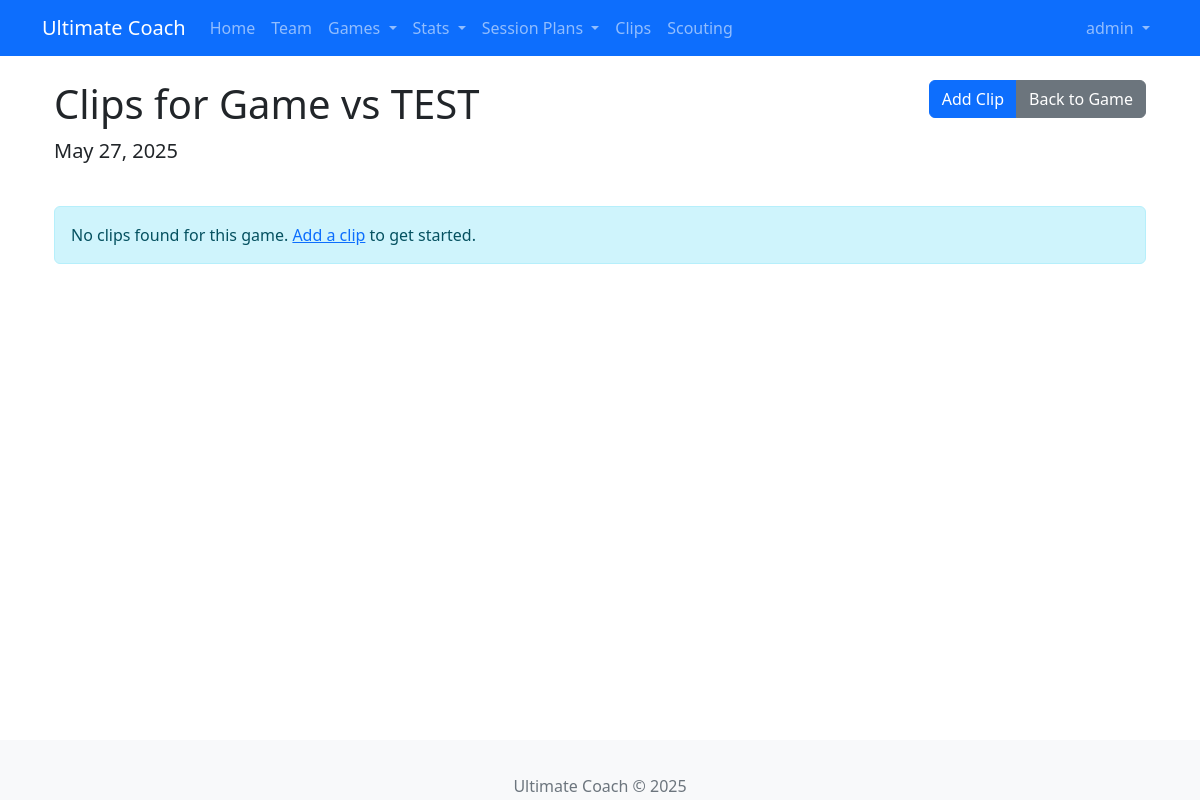
Page /clips/game/1 (signed in) on the committed database.
### app/models/user.py (models this page shows, shortened)
class User(UserMixin, db.Model):
    id = db.Column(db.Integer, primary_key=True)
    username = db.Column(db.String(64), unique=True, nullable=False)
    email = db.Column(db.String(120), unique=True, nullable=False)
    password_hash = db.Column(db.String(128))
    role = db.Column(db.String(20), default='user')  # Add this line
    is_admin = db.Column(db.Boolean, default=False)
    created_at = db.Column(db.DateTime, default=datetime.utcnow)
    created_drills = db.relationship('SavedDrill', backref='creator', lazy='dynamic')
    player_profile = db.relationship('Player', back_populates='user_account', uselist=False)

### app/models/game.py (models this page shows, shortened)
class Game(db.Model):
    id = db.Column(db.Integer, primary_key=True)
    tournament_id = db.Column(db.Integer, db.ForeignKey('tournament.id'), nullable=True)
    opponent = db.Column(db.String(100), nullable=False)
    our_score = db.Column(db.Integer, default=0)
    their_score = db.Column(db.Integer, default=0)
    date = db.Column(db.Date, nullable=True)
    youtube_link = db.Column(db.String(200), nullable=True)
    notes = db.Column(db.Text, nullable=True)
    created_at = db.Column(db.DateTime, default=datetime.utcnow)
    updated_at = db.Column(db.DateTime, default=datetime.utcnow, onupdate=datetime.utcnow)
    points = db.relationship('Point', backref='game', lazy='dynamic', cascade='all, delete-orphan')
    clips = db.relationship('Clip', backref='game', lazy='dynamic', cascade='all, delete-orphan')

### app/routes/clip.py (the view)
@bp.route('/game/<int:game_id>')
@login_required
def game_clips(game_id):
    game = Game.query.get_or_404(game_id)
    clips = Clip.query.filter_by(game_id=game_id).order_by(Clip.created_at.desc()).all()
    return render_template('clip/game_clips.html', game=game, clips=clips)

### app/models/user.py (called while the page is built)
@login.user_loader
def load_user(id):
    return User.query.get(int(id))

### app/templates/clip/game_clips.html (shortened to what this page needs)
{% extends "base.html" %}
{% block content %}
<div class="container">
    <div class="row mb-4">
        <div class="col-md-8">
            <h1>Clips for Game vs {{ game.opponent }}</h1>
            <p class="lead">
                {% if game.date %}
                    {{ game.date.strftime('%B %d, %Y') }}
                {% endif %}
            </p>
        </div>
        <div class="col-md-4 text-end">
            <div class="btn-group">
                <a href="{{ url_for('clip.add_clip', game_id=game.id) }}" class="btn btn-primary">Add Clip</a>
                <a href="{{ url_for('game.detail', game_id=game.id) }}" class="btn btn-secondary">Back to Game</a>
            </div>
        </div>
    </div>
    <div class="row">
        {% if clips %}
            {% for clip in clips %}
            <div class="col-md-6 mb-4">
                <div class="card h-100">
                    <div class="card-header d-flex justify-content-between align-items-center">
                        <h5 class="card-title mb-0">{{ clip.title }}</h5>
                        <span class="text-muted small">{{ clip.created_at.strftime('%Y-%m-%d') }}</span>
                    </div>
                    <div class="card-body">
                        {% if clip.point %}
                        <p><strong>Point:</strong> {{ clip.point.point_number }}</p>
                        {% endif %}
                        {% if clip.description %}
                        <p class="card-text">{{ clip.description|truncate(100) }}</p>
                        {% endif %}
                        {% if clip.tag_list %}
                        <div class="mb-2">
                            {% for tag in clip.tag_list %}
                            <span class="badge bg-info">{{ tag.name }}</span>
                            {% endfor %}
                        </div>
                        {% endif %}
                        {% if clip.player_list %}
                        <p><strong>Players:</strong>
                            {% for player in clip.player_list[:3] %}
                            <span class="badge bg-secondary">{{ player.name }}</span>
                            {% endfor %}
                            {% if clip.player_list|length > 3 %}
                            <span class="badge bg-secondary">+{{ clip.player_list|length - 3 }} more</span>
                            {% endif %}
                        </p>
                        {% endif %}
                    </div>
                    <div class="card-footer">
                        <div class="btn-group w-100">
                            <a href="{{ url_for('clip.view_clip', clip_id=clip.id) }}" class="btn btn-sm btn-outline-primary">View</a>
                            <a href="{{ url_for('clip.edit_clip', clip_id=clip.id) }}" class="btn btn-sm btn-outline-secondary">Edit</a>
                            <button type="button" class="btn btn-sm btn-outline-danger" data-bs-toggle="modal" data-bs-target="#deleteModal{{ clip.id }}">Delete</button>
                        </div>
                        <div class="modal fade" id="deleteModal{{ clip.id }}" tabindex="-1" aria-labelledby="deleteModalLabel{{ clip.id }}" aria-hidden="true">
                            <div class="modal-dialog">
                                <div class="modal-content">
                                    <div class="modal-header">
                                        <h5 class="modal-title" id="deleteModalLabel{{ clip.id }}">Confirm Delete</h5>
                                        <button type="button" class="btn-close" data-bs-dismiss="modal" aria-label="Close"></button>
                                    </div>
                                    <div class="modal-body">
                                        Are you sure you want to delete the clip "{{ clip.title }}"?
                                    </div>
                                    <div class="modal-footer">
                                        <button type="button" class="btn btn-secondary" data-bs-dismiss="modal">Cancel</button>
                                        <form action="{{ url_for('clip.delete_clip', clip_id=clip.id) }}" method="post">
                                            <button type="submit" class="btn btn-danger">Delete</button>
                                        </form>
                                    </div>
                                </div>
                            </div>
                        </div>
                    </div>
                </div>
            </div>
            {% endfor %}
        {% else %}
        <div class="col-12">
            <div class="alert alert-info">
                No clips found for this game. <a href="{{ url_for('clip.add_clip', game_id=game.id) }}">Add a clip</a> to get started.
            </div>
        </div>
        {% endif %}
    </div>
</div>
{% endblock %}

### app/templates/base.html (shortened to what this page needs)
<!DOCTYPE html>
<html lang="en">
<head>
    <link rel="stylesheet" href="https://cdn.jsdelivr.net/npm/bootstrap@5.2.3/dist/css/bootstrap.min.css">
    <link rel="stylesheet" href="https://cdn.jsdelivr.net/npm/bootstrap-icons@1.10.5/font/bootstrap-icons.css">
    <link rel="stylesheet" href="{{ url_for('static', filename='css/main.css') }}">
</head>
<body>
    <nav class="navbar navbar-expand-lg navbar-dark bg-primary">
        <div class="container">
            <a class="navbar-brand" href="{{ url_for('main.index') }}">Ultimate Coach</a>
            <div class="collapse navbar-collapse" id="navbarNav">
                <ul class="navbar-nav me-auto">
                    <li class="nav-item">
                        <a class="nav-link" href="{{ url_for('main.index') }}"
                           data-bs-toggle="tooltip" data-bs-placement="bottom"
                           title="Return to homepage">Home</a>
                    </li>
                    <li class="nav-item">
                        <a class="nav-link" href="{{ url_for('team.index') }}"
                           data-bs-toggle="tooltip" data-bs-placement="bottom"
                           title="Manage team roster">Team</a>
                    </li>
                    <li class="nav-item dropdown">
                        <a class="nav-link dropdown-toggle" href="#" id="gamesDropdown"
                           role="button" data-bs-toggle="dropdown" aria-expanded="false"
                           data-bs-toggle="tooltip" data-bs-placement="bottom"
                           title="Manage games and tournaments">
                            Games
                        </a>
                    </li>
                    <li class="nav-item dropdown">
                        <a class="nav-link dropdown-toggle" href="#" id="statsDropdown"
                           role="button" data-bs-toggle="dropdown" aria-expanded="false"
                           data-bs-toggle="tooltip" data-bs-placement="bottom"
                           title="View comprehensive statistics and analytics">
                            Stats
                        </a>
                    </li>
                    <li class="nav-item dropdown">
                        <a class="nav-link dropdown-toggle" href="#" role="button" data-bs-toggle="dropdown">
                            Session Plans
                        </a>
                    </li>
                    <li class="nav-item">
                        <a class="nav-link" href="{{ url_for('clip.index') }}"
                           data-bs-toggle="tooltip" data-bs-placement="bottom"
                           title="Manage video clips">Clips</a>
                    </li>
                    <li class="nav-item">
                        <a class="nav-link" href="{{ url_for('scouting.index') }}"
                           data-bs-toggle="tooltip" data-bs-placement="bottom"
                           title="View scouting reports">Scouting</a>
                    </li>
                </ul>
                {% if current_user.is_authenticated %}
                <ul class="navbar-nav">
                    <li class="nav-item dropdown">
                        <a class="nav-link dropdown-toggle" href="#" id="userDropdown"
                           role="button" data-bs-toggle="dropdown" aria-expanded="false">
                            {{ current_user.username }}
                        </a>
                    </li>
                </ul>
                {% endif %}
            </div>
        </div>
    </nav>
    <div class="container mt-4">
        {% block content %}{% endblock %}
    </div>
    <footer class="footer mt-5 py-3 bg-light">
        <div class="container text-center">
            <span class="text-muted">Ultimate Coach &copy; 2025</span>
        </div>
    </footer>
</body>
</html>

### app/static/css/main.css (style rules this page uses)
body { padding-bottom: 60px; }
.footer { position: fixed; bottom: 0; width: 100%; height: 60px; line-height: 60px; background-color: #f5f5f5; }

### rows in the picture
User: username "admin"
Game: opponent "TEST", date "May 27, 2025"
